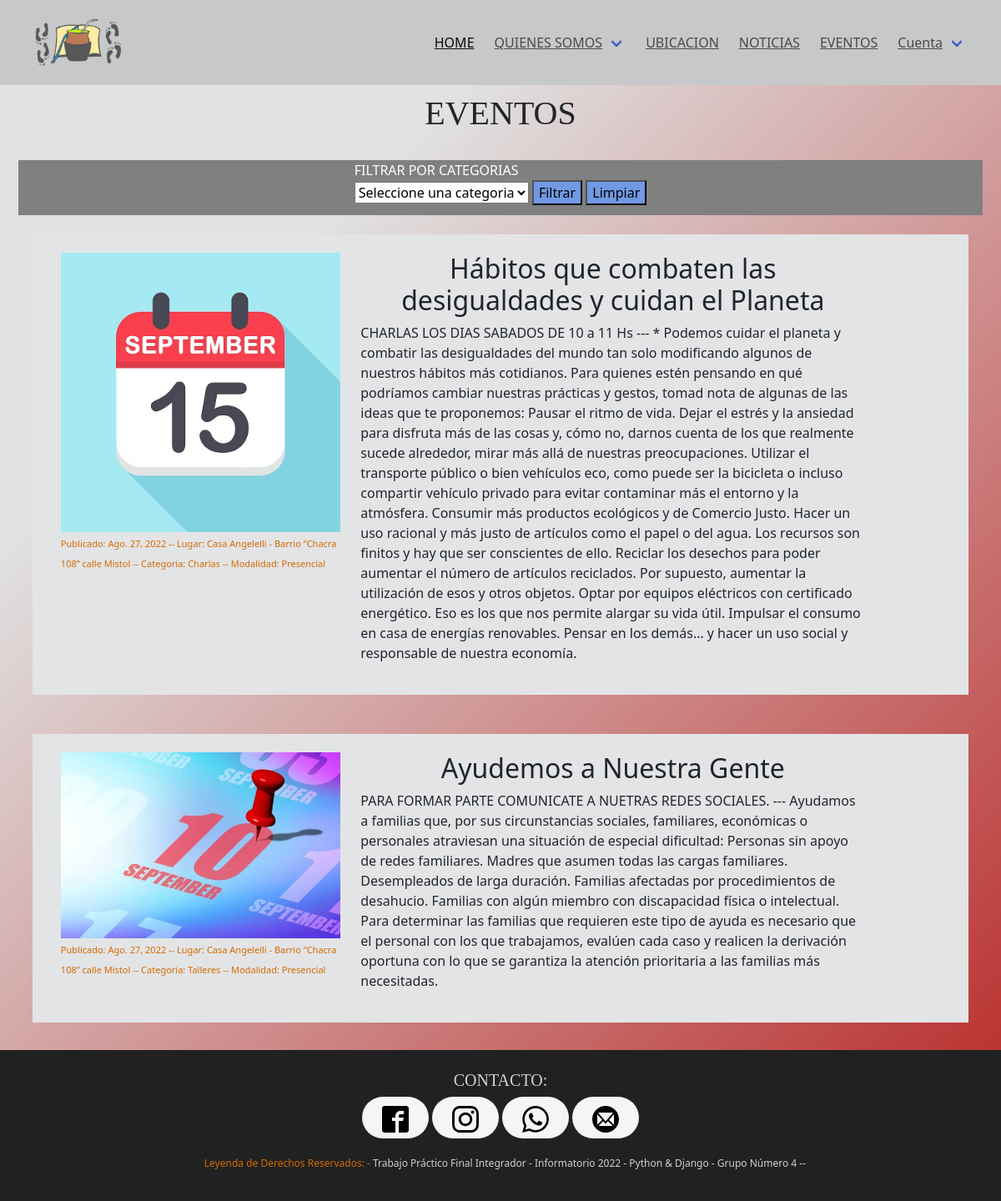
Screenshot of /Evento/ (signed in) with the database file from the repository.
### apps/eventos/models.py (models this page shows, shortened)
class Evento(models.Model):
    titulo = models.CharField(max_length=120)
    creado = models.DateField(auto_now_add=True)
    lugar = models.CharField(max_length=120)
    cuerpo = models.TextField()
    imagen = models.ImageField(upload_to = 'eventos',null=True, blank=True)
    categoria = models.ForeignKey(Categoria, on_delete=models.CASCADE, null = True)
    modalidad = models.ForeignKey(Modalidad, on_delete=models.CASCADE, null = True)

class Categoria(models.Model):
    nombre = models.CharField(max_length=60)
    decripcion = models.CharField(max_length=250, null=True, blank=True)
    def __str__(self):
        return self.nombre

class Modalidad(models.Model):
    nombre = models.CharField(max_length=60)
    def __str__(self):
        return self.nombre

### apps/eventos/views.py (the view)
# urls.py: path('',views.Evento1, name = 'listar_eventos')
def Evento1(request):
    ctx = {}
    todos = Evento.objects.all()
    if "categoria" in request.GET:
        categoria = request.GET['categoria']
        if categoria != "0":
            todos = todos.filter(categoria=categoria)
    ctx['even'] = todos
    ctx['categorias'] = Categoria.objects.all()
    return render(request,'eventos/listar_eventos.html',ctx)

### templates/eventos/listar_eventos.html (shortened to what this page needs)
{% extends 'base.html' %}
{% load static %}
{% block contenido %}
	<h1>EVENTOS</h1>
    <br>
    <div class="caja_filtro" style="background-color:grey; color:white; padding-bottom: 1%; display: flex;
  justify-content: center">
        <form action="{% url 'eventos:listar_eventos' %}">
            <label>FILTRAR POR CATEGORIAS</label>
            <BR>
            <select name="categoria" id="categoria">
                <option value="0">Seleccione una categoria</option>
            </select>
            <input type="submit" value="Filtrar" style="background-color:#7199e3">
            <a href="{% url 'eventos:listar_eventos' %}"><button style="background-color:#7199e3">Limpiar</button></a>
            <br>
        </form>
    </div>
    {% for e in even %}
    <div id="caja_eventos" class="container-fluid">
        <div class="row mod_eventos" >
            <div class="col-lg-4 col-sm-6" class="img_evento">
                {% if e.imagen %}
                     <img src="{{ e.imagen.url }}" width="100%" height="auto">
                 {% else%}
                    <p>NO TIENE IMAGEN </p>
                 {% endif %}
                 <p><span class="txt_secundario">Publicado: {{ e.creado }}  --  Lugar: {{ e.lugar }} -- Categoria: {{ e.categoria }} -- Modalidad: {{ e.modalidad}}</span></p></p>
            </div>
            <div class="col-lg-7 col-sm-6" class="cuerpo_evento">
                <h2>{{ e.titulo }}</h2>
                <p>{{ e.cuerpo }}</p>
            </div>
        </div>
    </div>
    {% endfor %}
{% endblock contenido %}

### static/css/main.css (style rules this page uses)
:root { --primary-font-color1: #ffffff; --primary-font-color2: #007bff; }
.h2, .h3, .h4, .h5, .h6, h1, h2, h3, h4, h5, h6 { margin-bottom: .5rem; font-family: inherit; font-weight: 500; line-height: 1.2; text-align:center; }
.h2, h2 { font-size: 2rem }
h1 { text-align:center; font-weight: bold; font-family: candara; }
html,body { font-family: -apple-system, BlinkMacSystemFont, "Segoe UI", Roboto, Oxygen-Sans, Ubuntu, Cantarell, "Helvetica Neue", sans-serif; font-size: 14px; background: #F0F2F4; }
#caja_eventos { width: 99%; padding: 2%; }
.mod_eventos { height: auto; background-color: #e3e4e6; padding: 2%; }
.txt_secundario { font-size: 11px; color: #d46a00; }

### rows the page displays
Evento: imagen (picture), creado "Ago. 27, 2022", lugar "Casa Angelelli - Barrio “Chacra 108” calle Mistol", categoria "Charlas", modalidad "Presencial", titulo "Hábitos que combaten las desigualdades y cuidan el Planeta", cuerpo "CHARLAS LOS DIAS SABADOS DE 10 a 11 Hs --- * Podemos cuidar el planeta y combatir las desigualdades del mundo tan solo modificando algunos de nuestros hábitos más cotidianos. Para quienes estén pensando en qué podríamos cambiar nuestras prácticas y gestos, tomad nota de algunas de las ideas que te proponemos: Pausar el ritmo de vida. Dejar el estrés y la ansiedad para disfruta más de las cosas y, cómo no, darnos cuenta de los que realmente sucede alrededor, mirar más allá de nuestras preocupaciones. Utilizar el transporte público o bien vehículos eco, como puede ser la bicicleta o incluso compartir vehículo privado para evitar contaminar más el entorno y la atmósfera. Consumir más productos…"
Evento: imagen (picture), creado "Ago. 27, 2022", lugar "Casa Angelelli - Barrio “Chacra 108” calle Mistol", categoria "Talleres", modalidad "Presencial", titulo "Ayudemos a Nuestra Gente", cuerpo "PARA FORMAR PARTE COMUNICATE A NUETRAS REDES SOCIALES. --- Ayudamos a familias que, por sus circunstancias sociales, familiares, económicas o personales atraviesan una situación de especial dificultad: Personas sin apoyo de redes familiares. Madres que asumen todas las cargas familiares. Desempleados de larga duración. Familias afectadas por procedimientos de desahucio. Familias con algún miembro con discapacidad física o intelectual. Para determinar las familias que requieren este tipo de ayuda es necesario que el personal con los que trabajamos, evalúen cada caso y realicen la derivación oportuna con lo que se garantiza la atención prioritaria a las familias más necesitadas."
